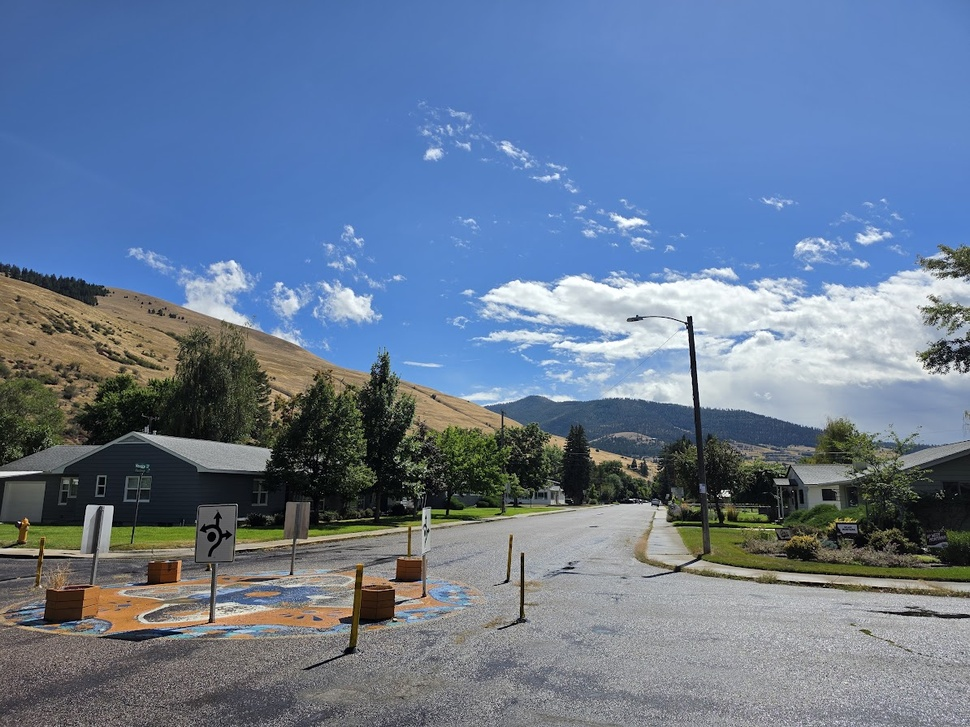
#> input picture missoula_back_drop.jpg, 970 x 727 px, shrunk from 1194 x 895 before the run
$ python cut_cloud.py ../missoula_back_drop.jpg out.png
#> lines starting #> are read from the running program, lines starting #| are printed output that depends on the picture; after the words box and inside, x2 and y2 are one past the last pixel; in counts of white or black regions, pixels touching at a corner belong together
#!/usr/bin/env python3
"""Cut one cloud out of a photograph of the sky, for tools/pixelate.py to turn into a sprite.
  python3 tools/cut_cloud.py PHOTO OUT.png [--box fx0,fy0,fx1,fy1] [--cloud C] [--sky S] [--pad N]
No drawing: the sky is keyed out by how blue it is against the cloud (a cloud is white to gray,
near-neutral; the sky's blue stands far above its red), the largest connected cloud inside
--box (fractions of the frame; default the whole frame) is kept, and the result is an RGBA
cut-out at the photo's own pixels with a soft alpha where the cloud thins into the sky, so a
translucent edge averages down into the cloud rather than snapping to a hard line.
  --cloud C   blueness ((b - r) / b) at and below which a pixel is wholly cloud (default 0.28)
  --sky S     blueness at and above which it is wholly sky (default: measured as the 90th
              percentile inside the box, less a margin; a thin veil over the sky sits between)
  --pad N     pixels of margin kept around the cloud's bounding box (default 8)
  --open N    wisps and fingers thinner than 2N photo pixels are dropped (default 48, less on a
              small cloud; 0 keeps them)
  --list      no cut: print the separate clouds the key finds in the box, largest first, with
              the box fractions to pass back in, for filling the config's clouds list
  --all       keep every cloud in the box (a cluster, or one cloud the key sees as two pieces)
              instead of the single one with the most core inside it
  --fill B    fx0,fy0,fx1,fy1: a thing in the cloud that is not cloud (a pole) is filled with
              the cloud mirrored from just left of it; may repeat
  --clip [S]  the box also cuts, on the sides named (letters of lrtb; bare, all four). Cumulus
              join at their bases, and without this the whole joined mass comes along; with it
              the cut runs straight along the box edge, so put that edge where the join is
              narrow or in the gray of the base. A side left open lets the cloud run on to the
              photo's frame, the way a cumulonimbus anvil does
"""
import argparse, sys
import numpy as np
from PIL import Image, ImageOps


def label_largest(mask, prefer=None):
    """The 4-connected component of a boolean mask with the most pixels inside `prefer` (or the
    largest), by flood fill on a coarse grid when scipy is not there (the selection only needs
    to be right to within a few pixels)."""
    if prefer is None: prefer = np.ones_like(mask)
    try:
        from scipy import ndimage
        lab, n = ndimage.label(mask)
        if n == 0: return None
        sizes = np.bincount(lab.ravel(), weights=prefer.ravel()); sizes[0] = 0
        return lab == sizes.argmax()
    except ImportError:
        pass
    H, W = mask.shape
    s = 4
    small = mask[:H // s * s, :W // s * s].reshape(H // s, s, W // s, s).mean((1, 3)) > 0.5
    psmall = prefer[:H // s * s, :W // s * s].reshape(H // s, s, W // s, s).mean((1, 3)) > 0.5
    seen = np.zeros_like(small); best = None; bestScore = -1
    for sy, sx in zip(*np.nonzero(small)):
        if seen[sy, sx]: continue
        stack = [(sy, sx)]; comp = []; seen[sy, sx] = True
        while stack:
            y, x = stack.pop(); comp.append((y, x))
            for ny, nx in ((y - 1, x), (y + 1, x), (y, x - 1), (y, x + 1)):
                if 0 <= ny < small.shape[0] and 0 <= nx < small.shape[1] and small[ny, nx] and not seen[ny, nx]:
                    seen[ny, nx] = True; stack.append((ny, nx))
        score = sum(1 for y, x in comp if psmall[y, x])
        if score > bestScore: best, bestScore = comp, score
    if not best: return None
    keep = np.zeros_like(small)
    for y, x in best: keep[y, x] = True
    full = np.zeros_like(mask)
    full[:small.shape[0] * s, :small.shape[1] * s] = keep.repeat(s, 0).repeat(s, 1)
    return full & mask


# [18 lines left out: function components, not called in this run]


def seam_cut(alpha, ln, axis, pos, d, B):
    """Move a straight cut at `pos` (a column if axis == 1, a row if 0; d the direction into the
    cloud) onto the darkest seam through the band of width B inside it, and clear what lies
    between the cut and the seam."""
    a = alpha if axis == 1 else alpha.T
    L = ln if axis == 1 else ln.T
    H, W = a.shape
    lo, hi = (pos, min(W, pos + B)) if d > 0 else (max(0, pos - B + 1), pos + 1)
    band = L[:, lo:hi]; cover = a[:, lo:hi] > 0.3
    if band.shape[1] < 3 or not cover.any(): return alpha
    # cost: the lightness where there is cloud, and more so the crease (how much darker a pixel is
    # than its surroundings, so a seam finds the folds between lobes even where the whole band
    # is bright), a middle value over sky, and a slight lean toward the cut so an even field is
    # cut near its edge rather than deep in
    n = band.shape[1]
    k = 25
    pad = np.pad(band, k // 2, mode='edge')
    c = np.cumsum(np.cumsum(pad, 0), 1); c = np.pad(c, ((1, 0), (1, 0)))
    H2, W2 = band.shape
    local = (c[k:k + H2, k:k + W2] - c[:H2, k:k + W2] - c[k:k + H2, :W2] + c[:H2, :W2]) / (k * k)
    crease = (band - local) * 3
    lean = (np.arange(n) if d > 0 else np.arange(n)[::-1]) / max(n - 1, 1) * 0.08
    cost = np.where(cover, band * 0.6 + crease, 0.45) + lean[None, :]
    cum = cost.copy()
    for y in range(1, H):
        prev = cum[y - 1]
        best = np.minimum(np.minimum(np.pad(prev[:-1], (1, 0), constant_values=np.inf), prev), np.pad(prev[1:], (0, 1), constant_values=np.inf))
        cum[y] = cost[y] + best
    seam = np.empty(H, int); seam[-1] = int(np.argmin(cum[-1]))
    for y in range(H - 2, -1, -1):
        x = seam[y + 1]; x0 = max(0, x - 1); seam[y] = x0 + int(np.argmin(cum[y, x0:x + 2]))
    cols = np.arange(n)[None, :]
    outside = cols < seam[:, None] if d > 0 else cols > seam[:, None]
    a = a.copy(); a[:, lo:hi] = np.where(outside, 0, a[:, lo:hi])
    return a if axis == 1 else a.T


def opened(mask, radius):
    """Morphological opening (erode then dilate by radius, on a coarse grid): drops fingers and
    wisps thinner than twice the radius, keeps every lobe. The element alternates the 4- and
    8-neighborhoods so it is an octagon, near a disc; a plain 4-neighborhood element is a
    diamond, and a wisp eroded to a point grew back as a diamond on the bench. Done on the
    photo's own mask."""
    s = 4; r = max(1, radius // s)
    H, W = mask.shape
    small = mask[:H // s * s, :W // s * s].reshape(H // s, s, W // s, s).mean((1, 3)) > 0.5
    def grow(m, keep):
        out = m.copy()
        for i in range(r):
            n = out.copy()
            n[1:] = keep(n[1:], out[:-1]); n[:-1] = keep(n[:-1], out[1:]); n[:, 1:] = keep(n[:, 1:], out[:, :-1]); n[:, :-1] = keep(n[:, :-1], out[:, 1:])
            if i % 2:   # the diagonals every other step
                n[1:, 1:] = keep(n[1:, 1:], out[:-1, :-1]); n[:-1, :-1] = keep(n[:-1, :-1], out[1:, 1:])
                n[1:, :-1] = keep(n[1:, :-1], out[:-1, 1:]); n[:-1, 1:] = keep(n[:-1, 1:], out[1:, :-1])
            out = n
        return out
    o = grow(grow(small, np.logical_and), np.logical_or)
    full = np.zeros_like(mask); full[:o.shape[0] * s, :o.shape[1] * s] = o.repeat(s, 0).repeat(s, 1)
    return mask & full


def key_sky(px, x0, y0, x1, y1, cloud=0.28, sky=None):
    """Alpha (1 cloud, 0 sky) for the whole frame from how blue each pixel is against the cloud,
    the sky's blueness measured inside the box when not given. Returns (alpha, blueness, sky)."""
    r, b = px[..., 0], px[..., 2]
    blueness = (b - r) / np.maximum(b, 1)
    if sky is None: sky = float(np.percentile(blueness[y0:y1, x0:x1], 90)) - 0.14
    if sky <= cloud + 0.05: sys.exit(f'no blue sky to key against in the box (sky blueness {sky:.2f}, cloud {cloud:.2f}): '
                                     'the sky near the horizon is as pale as a cloud base, so this key only works for clouds against blue')
    return ((sky - blueness) / (sky - cloud)).clip(0, 1), blueness, sky


def despill(px, alpha, blueness, sky):
    """A translucent edge pixel is cloud over sky, so take the sky's share back out (color =
    cloud * a + sky * (1 - a)), or every edge averages down to a dark blue rim. The sky darkens
    toward the top of a frame, so its color is taken row by row (the median of that row's sky
    pixels, rows without sky filled from their neighbors, then smoothed); one color for the
    whole frame over-subtracted at the top and left black edges. Only where the pixel is mostly
    cloud; thinner fringe keeps its mixed color and the premultiplied average in the pixelate
    step weighs it by its alpha."""
    issky = blueness >= sky
    rows = np.array([np.median(px[y][issky[y]], 0) if issky[y].sum() > 20 else [np.nan] * 3 for y in range(px.shape[0])])
    for i in range(3):
        col = rows[:, i]; ok = ~np.isnan(col)
        if not ok.any(): col[:] = (80., 120., 180.)[i]
        else: col[~ok] = np.interp(np.nonzero(~ok)[0], np.nonzero(ok)[0], col[ok])
        k = 31; rows[:, i] = np.convolve(np.pad(col, k // 2, mode='edge'), np.ones(k) / k, mode='valid')
    skycol = rows[:, None, :]
    a3 = alpha[..., None]
    return np.where(a3 >= 0.25, (px - skycol * (1 - a3)) / np.maximum(a3, 0.25), px).clip(0, 255)


def main():
    ap = argparse.ArgumentParser(description=__doc__.split('\n')[0])
    ap.add_argument('photo'); ap.add_argument('out')
    ap.add_argument('--box', default='0,0,1,1')
    ap.add_argument('--cloud', type=float, default=0.28)
    ap.add_argument('--sky', type=float)
    ap.add_argument('--pad', type=int, default=8)
    ap.add_argument('--open', type=int, default=48, help='drop wisps and fingers thinner than twice this many photo pixels (0 keeps them)')
    ap.add_argument('--clip', nargs='?', const='lrtb', default='', help='the box also cuts, on these sides (letters of lrtb; bare: all four): for a cloud joined to its neighbors, which otherwise come with it; a side left open lets the cloud run on to the photo\'s frame there, the way a cumulonimbus anvil does')
    ap.add_argument('--fill', action='append', default=[], help='fx0,fy0,fx1,fy1: a thing that is not cloud (a pole, a wire) standing in the cloud, filled with the cloud mirrored from just left of it; may repeat')
    ap.add_argument('--list', action='store_true', help='list the separate clouds in the box with their boxes, and cut nothing')
    ap.add_argument('--all', action='store_true', help='keep every cloud in the box, not just the one with the most core in it: for a cluster, or a cloud in two pieces')
    a = ap.parse_args()
    im = ImageOps.exif_transpose(Image.open(a.photo)).convert('RGB')
#> im is the input picture: PIL image 970x727 RGB; mean R, G, B 104.3, 122.5, 147.6
    W, H = im.size
    fx0, fy0, fx1, fy1 = (float(v) for v in a.box.split(','))
    x0, y0, x1, y1 = int(fx0 * W), int(fy0 * H), int(fx1 * W), int(fy1 * H)
    px = np.asarray(im, np.float64)
    # what is not cloud but stands in it (a streetlight pole up through the anvil of
    # cumulonimbus_02) is filled with the cloud mirrored from just left of it, the way the
    # backdrop build fills the one sky channel in Dean Stone: the photo's own pixels, nothing drawn
    for f in a.fill:
        ex0, ey0, ex1, ey1 = (float(v) for v in f.split(','))
        ex0, ey0, ex1, ey1 = int(ex0 * W), int(ey0 * H), int(ex1 * W), int(ey1 * H)
        w = ex1 - ex0
        if ex0 - w < 0: sys.exit('--fill rectangle too close to the left edge to mirror from')
        px[ey0:ey1, ex0:ex1] = px[ey0:ey1, ex0 - w:ex0][:, ::-1]
    alpha, blueness, sky = key_sky(px, x0, y0, x1, y1, a.cloud, a.sky)
#> in key_sky, `if sky is None: sky = float(np.percentile(blueness[y0:y1, x0:x1], 90))..`: sky = 0.441
#> sky = 0.441
    if a.list:
        for n, bx0, by0, bx1, by1 in components(alpha >= 0.6, y0, y1, x0, x1)[:30]:
            print(f'{n:8d} px  {bx1 - bx0}x{by1 - by0}  box [{bx0 / W:.3f}, {by0 / H:.3f}, {bx1 / W:.3f}, {by1 / H:.3f}]')
        return
    # the box picks the cloud (the one with the most core inside it) and never clips it: the
    # whole frame is keyed, so a cloud that runs past the box edge keeps its far side
    inbox = np.zeros(alpha.shape, bool); inbox[y0:y1, x0:x1] = True
    clipped = np.ones(alpha.shape, bool)
    if 'l' in a.clip: clipped[:, :x0] = False
    if 'r' in a.clip: clipped[:, x1:] = False
    if 't' in a.clip: clipped[:y0] = False
    if 'b' in a.clip: clipped[y1:] = False
    alpha[~clipped] = 0
    core = ((alpha >= 0.6) & inbox) if a.all else label_largest((alpha >= 0.6), prefer=inbox)
#> in label_largest, `lab, n = ndimage.label(mask)`:
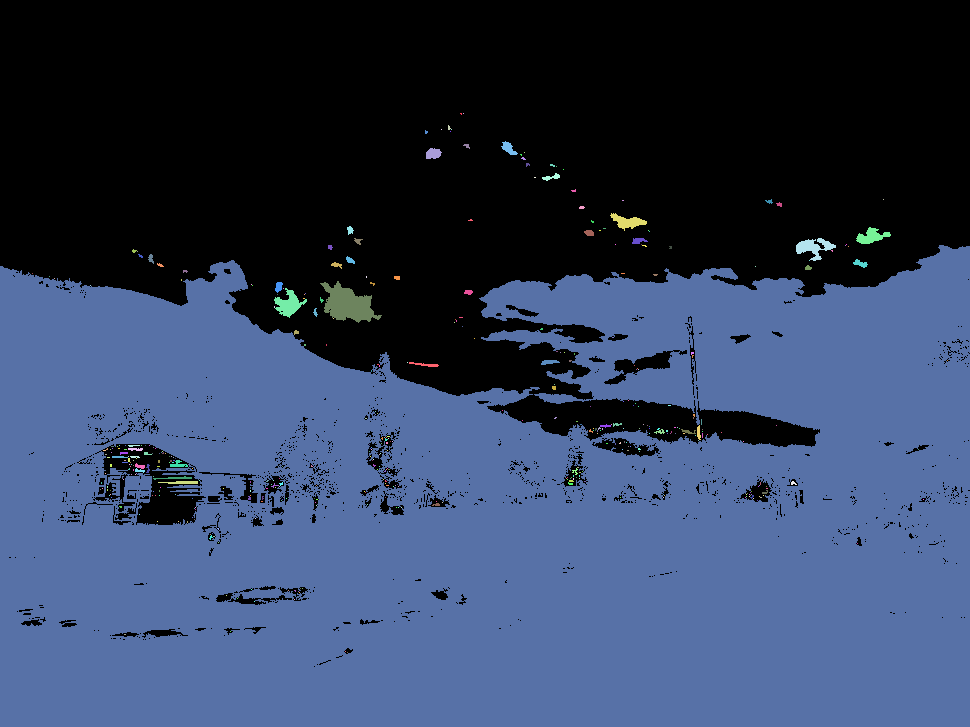
#> lab: shape (727, 970) int32; 435 distinct labels, from 0 to 434; one colour per label, 0 black
#> in label_largest, `lab, n = ndimage.label(mask)`: n = 434
#> in label_largest, `lab, n = ndimage.label(mask)`:
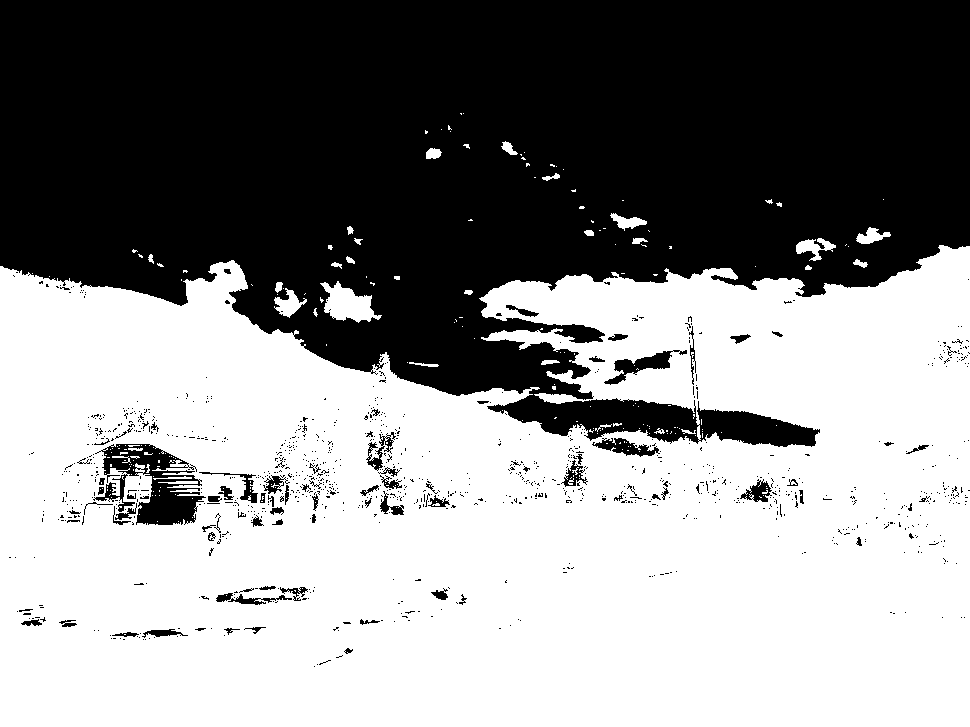
#> mask: shape (727, 970) bool; 55.2% white; 1075 black regions (990 under 20 px), largest, box (x1, y1, x2, y2) and area: (0, 0, 970, 447) 301755, (93, 444, 206, 525) 4228, (604, 350, 687, 385) 874
#> in label_largest, `sizes = np.bincount(lab.ravel(), weights=prefer.ravel())`: sizes = 435 values, max 383939 at index 45, min 1 at index 2, mean 1621.1
    if core is None or not core.any(): sys.exit('no cloud found in the box')
    if a.open > 0:   # a thin wisp off a lobe read as a finger on the bench (the user, 2026-10-17); the radius scales with the cloud, so a small puff is not eroded away
        cy, cx = np.nonzero(core)
        core = opened(core, int(min(a.open, max(6, min(cx.max() - cx.min(), cy.max() - cy.min()) * 0.05))))
        if not a.all: core = label_largest(core, prefer=inbox)   # the opening can leave crumbs where a wisp was
#> in label_largest (call 2), `lab, n = ndimage.label(mask)`:
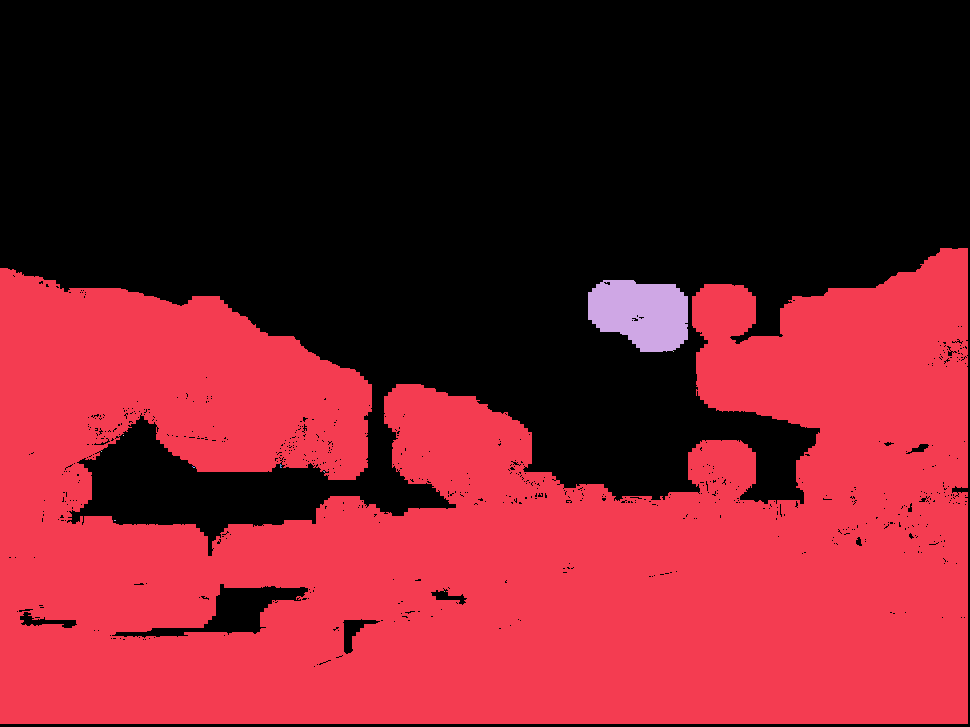
#> lab: shape (727, 970) int32; 12 distinct labels, from 0 to 11; one colour per label, 0 black
#> in label_largest (call 2), `lab, n = ndimage.label(mask)`: n = 11
#> in label_largest (call 2), `sizes = np.bincount(lab.ravel(), weights=prefer.ravel())`: sizes = [369051, 330448, 5673, 1, 1, 1, 6, 1, 2, 3, 2, 1]
    # the soft edge belongs to the chosen cloud only where it touches that cloud's core
    try:
        from scipy import ndimage
        near = ndimage.binary_dilation(core, iterations=a.pad)
    except ImportError:
        near = core.copy()
        for _ in range(a.pad):
            n2 = near.copy(); n2[1:] |= near[:-1]; n2[:-1] |= near[1:]; n2[:, 1:] |= near[:, :-1]; n2[:, :-1] |= near[:, 1:]; near = n2
    alpha = np.where(near, alpha, 0)
    px = despill(px, alpha, blueness, sky)
#> in despill, `rows = np.array([np.median(px[y][issky[y]], 0) if issky[y].sum() > 20 ..`: rows = 727 rows, first 8: [85, 123, 185], [85, 123, 185], [85, 123, 185], [85, 123, 185], [86, 124, 186], [86, 124, 186], [86, 124, 186], [86, 124, 186]
#> after the loop in despill, `for i in range(3):`: rows = 727 rows, first 8: [85.48, 123.5, 185.6], [85.55, 123.5, 185.7], [85.61, 123.6, 185.8], [85.68, 123.7, 185.9], [85.74, 123.7, 186], [85.82, 123.8, 186.2], [85.92, 123.9, 186.3], [86.02, 124, 186.4]
#> in despill, `skycol = rows[:, None, :]`: skycol has the same summary as rows
    # Where the cloud runs into a cut (a clipped box edge, or the photo's own frame) the edge is
    # a straight line. Inside a band along it the cut is moved onto the darkest path through the
    # cloud (a seam: one pixel per row, stepping at most one column per row, the path of least
    # lightness), which runs along the shaded creases between the lobes, so the cut follows the
    # photo's own structure and only ever shows a lobe's edge. Trimming by a lightness threshold
    # instead left a ruler line wherever a lobe was uniformly bright up to the cut. Nothing drawn.
    cy, cx = np.nonzero(core)
    cw, ch = cx.max() - cx.min() + 1, cy.max() - cy.min() + 1
#> cw = 968; ch = 476
    lum = px.mean(2); lo_l, hi_l = np.percentile(lum[core], [5, 95])
#> after `lo_l, hi_l = np.percentile(lum[core], [5, 95])`: lo_l = 20; hi_l = 208.7
    ln = ((lum - lo_l) / max(hi_l - lo_l, 1)).clip(0, 1)
    edges = []   # (axis, position, direction into the cloud)
    for pos, axis, d, size in ((x0 if 'l' in a.clip else 0, 1, 1, cw), ((x1 if 'r' in a.clip else px.shape[1]) - 1, 1, -1, cw), (y0 if 't' in a.clip else 0, 0, 1, ch), ((y1 if 'b' in a.clip else px.shape[0]) - 1, 0, -1, ch)):
        coord = cx if axis == 1 else cy
        if np.abs(coord - pos).min() <= 2: edges.append((axis, pos, d, max(100, int(size * 0.22))))
#> this loop made 4 passes
#> (pos, axis, d, size) on passes 1 to 4: (0, 1, 1, 968), (969, 1, -1, 968), (0, 0, 1, 476), (726, 0, -1, 476)
#> after the loop, edges = [(1, 0, 1, 212), (1, 969, -1, 212)]
    for axis, pos, d, B in edges:
        idx = np.arange(px.shape[1] if axis == 1 else px.shape[0])
        dist = ((idx - pos) * d).clip(0, B) / B          # 0 at the cut, 1 a band's width in
        dist = dist[None, :] if axis == 1 else dist[:, None]
        alpha = seam_cut(alpha, ln, axis, pos, d, B)
#> this loop made 2 passes
#> (axis, pos, d, B, H in seam_cut, W in seam_cut, lo in seam_cut, hi in seam_cut) on passes 1 to 2: (1, 0, 1, 212, 727, 970, 0, 212), (1, 969, -1, 212, 727, 970, 758, 970)
#> pass 1, in seam_cut, `cover = a[:, lo:hi] > 0.3`:
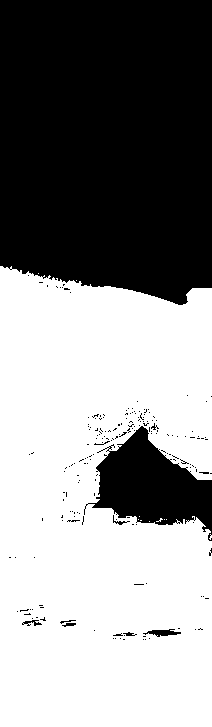
#> cover: shape (727, 212) bool; 55.4% white; 190 black regions (181 under 20 px), largest, box (x1, y1, x2, y2) and area: (0, 0, 212, 305) 60552, (84, 426, 212, 541) 7371, (143, 629, 181, 637) 158
#> pass 1, in seam_cut, `c = np.cumsum(np.cumsum(pad, 0), 1)`:
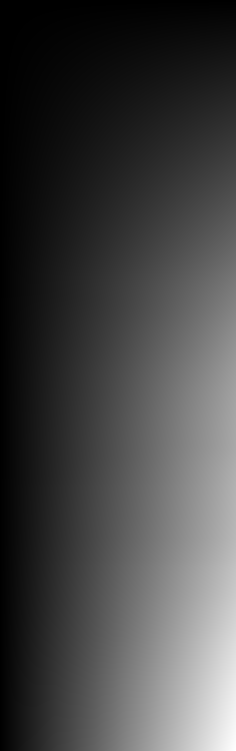
#> c: shape (751, 236) float64; min 0.445, max 73968.4, mean 19851.1; drawn with min black and max white
    ys, xs = np.nonzero(alpha > 0)
    by0, by1 = max(ys.min() - a.pad, 0), min(ys.max() + a.pad + 1, alpha.shape[0])
#> by0 = 236; by1 = 727
    bx0, bx1 = max(xs.min() - a.pad, 0), min(xs.max() + a.pad + 1, alpha.shape[1])
#> bx0 = 40; bx1 = 958
    out = np.zeros((by1 - by0, bx1 - bx0, 4), np.uint8)
    out[..., :3] = px[by0:by1, bx0:bx1].astype(np.uint8)
    out[..., 3] = (alpha[by0:by1, bx0:bx1] * 255 + 0.5).astype(np.uint8)
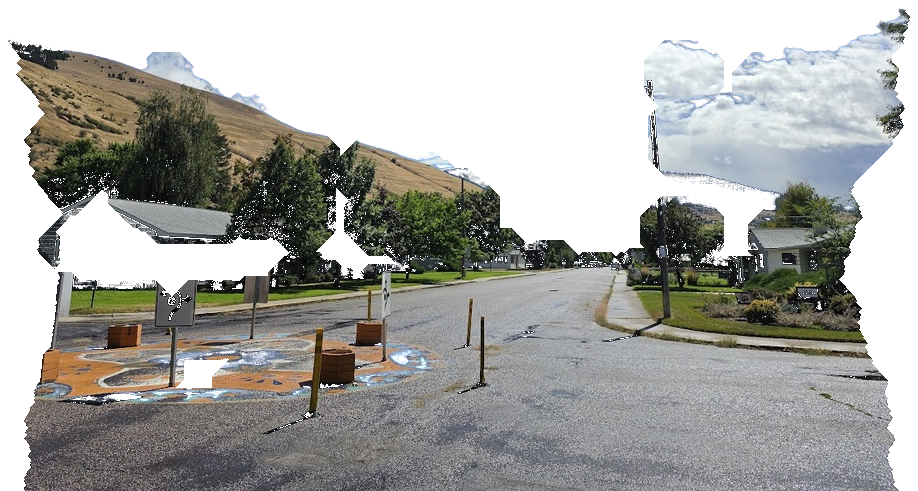
#> out: shape (491, 918, 4); mean R, G, B, A 113.9, 122.1, 129, 164.2; transparent parts drawn white
    Image.fromarray(out).save(a.out)
    print(f'{a.photo} -> {a.out}: cloud {bx1 - bx0}x{by1 - by0} px at ({bx0},{by0}) in the photo, sky blueness {sky:.2f}, {int(core.sum())} core pixels')
#| ../missoula_back_drop.jpg -> out.png: cloud 918x491 px at (40,236) in the photo, sky blueness 0.44, 330448 core pixels


if __name__ == '__main__':
    main()
